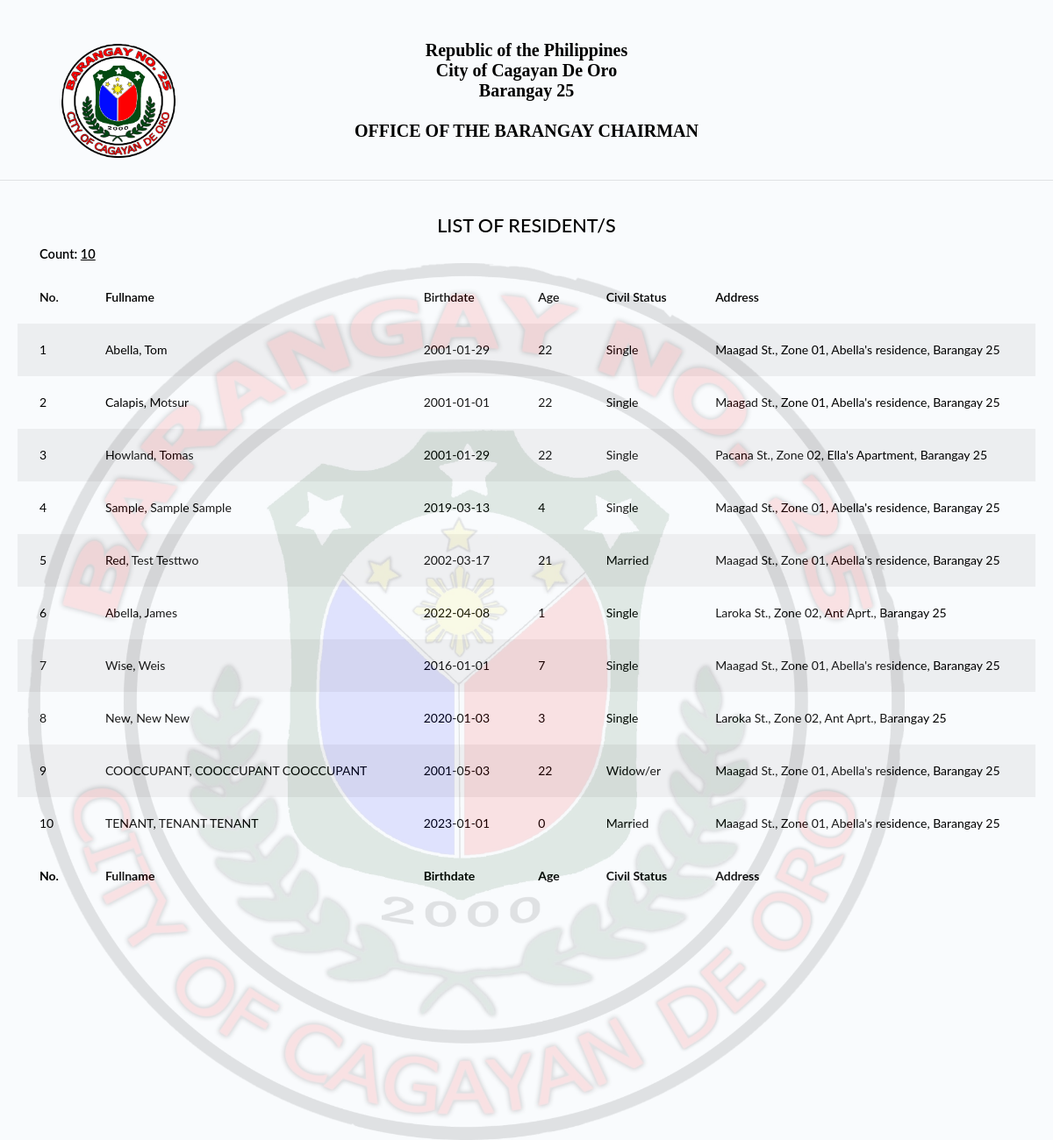
Page /generate_resident_info2.php (signed in) on the earlier database version.
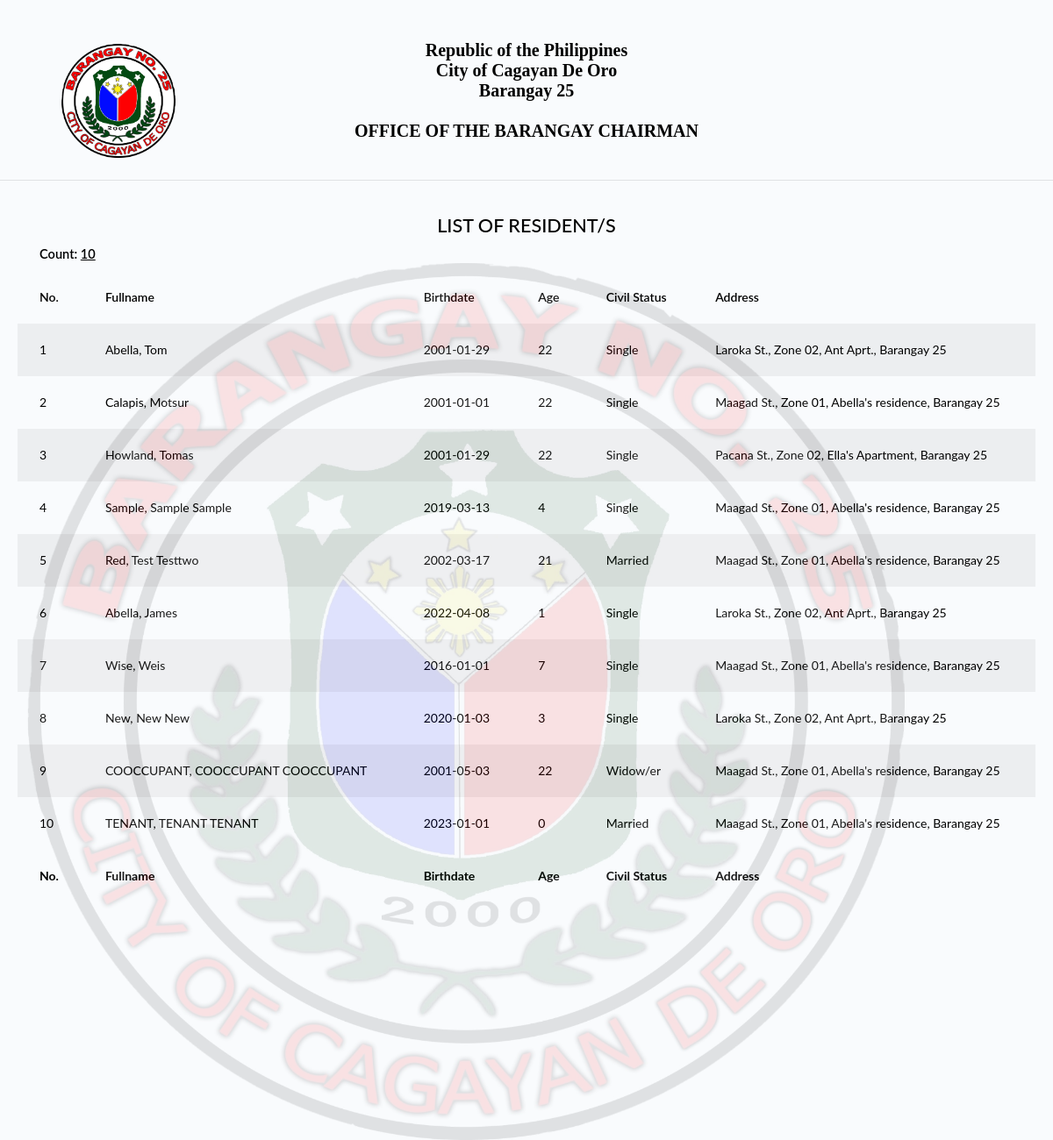
Same page on the later database version.
### tables this page shows
CREATE TABLE `tblbrgy_info` (
  `id_brgy_info` int(11) NOT NULL,
  `province` varchar(100) DEFAULT NULL,
  `town` varchar(100) DEFAULT NULL,
  `brgy_name` varchar(50) DEFAULT NULL,
  `contact_number` varchar(50) DEFAULT NULL,
  `dashboard_text` text DEFAULT NULL,
  `image` varchar(200) DEFAULT NULL,
  `city_logo` varchar(100) DEFAULT NULL,
  `brgy_logo` varchar(100) DEFAULT NULL
);

CREATE TABLE `tblresident2` (
  `id_resident` int(11) NOT NULL,
  `national_id` varchar(100) NOT NULL,
  `region` varchar(10) NOT NULL,
  `city` varchar(100) NOT NULL,
  `province` varchar(100) NOT NULL,
  `barangay` varchar(100) NOT NULL,
  `citizenship` varchar(100) NOT NULL,
  `picture` text NOT NULL,
  `firstname` varchar(100) NOT NULL,
  `middlename` varchar(100) NOT NULL,
  `lastname` varchar(100) NOT NULL,
  `ext` varchar(10) NOT NULL,
  `alias` varchar(20) NOT NULL,
  `birthplace` varchar(100) NOT NULL,
  `birthdate` date NOT NULL,
  `sex` varchar(20) NOT NULL,
  `civilstatus` varchar(20) NOT NULL,
  `residence_type` varchar(25) NOT NULL COMMENT 'new; co-occupant; tenant',
  `id_household` int(80) NOT NULL,
  `family_head` varchar(10) NOT NULL,
  `date_of_residence` date NOT NULL,
  `vstatus` varchar(10) NOT NULL,
  `identified_as` varchar(20) NOT NULL,
  `phone` varchar(100) NOT NULL,
  `email` varchar(100) NOT NULL,
  `occupation` varchar(100) NOT NULL,
  `resident_type` int(20) NOT NULL DEFAULT 1 COMMENT '1 = Alive; 0 = Deceased',
  `id_org` varchar(100) NOT NULL,
  `pwd` varchar(5) NOT NULL,
  `indigent` varchar(5) NOT NULL,
  `remarks` text NOT NULL,
  `res_updated_at` timestamp NOT NULL DEFAULT current_timestamp() ON UPDATE current_timestamp(),
  `id_user` int(11) NOT NULL
);

CREATE TABLE `tbl_household` (
  `id_household` int(11) NOT NULL,
  `household_number` int(100) NOT NULL,
  `house_no` int(100) NOT NULL COMMENT '(2.1)',
  `id_purok` varchar(50) NOT NULL,
  `household_street_name` varchar(100) NOT NULL COMMENT '(2.2)',
  `household_address` varchar(250) NOT NULL COMMENT '(2.3)',
  `household_type` varchar(250) NOT NULL
);

CREATE TABLE `tblpurok` (
  `id_purok` int(11) NOT NULL,
  `purok_name` varchar(255) DEFAULT NULL,
  `purok_details` text DEFAULT NULL
);

### model/fetch_brgy_info.php (called while the page is built, shortened)
<?php
    $query = "SELECT * FROM tblbrgy_info";
    $result = $conn->query($query);
	$row = $result->fetch_assoc();
	if($row){
		$town	     = $row['town'];
		$brgy 		 = $row['brgy_name'];
		$brgy_logo	 = $row['brgy_logo'];
	}
?>

### generate_resident_info2.php (the view, shortened to what this page needs)
<?php include 'server/server.php' ?>
<?php include 'model/fetch_brgy_info.php' ?>
<?php
$state = $_GET['state'];
if ($state == 'male') {
    $query = "SELECT * FROM tblresident2 WHERE tblresident2.sex='Male' AND tblresident2.resident_type=1";
    $result = $conn->query($query);
    $query1 = "SELECT * FROM tblresident2 WHERE sex='Male' AND resident_type=1";
    $result1 = $conn->query($query1);
    $male = $result1->num_rows;
} elseif ($state == 'female') {
    $query = "SELECT * FROM tblresident2 WHERE tblresident2.sex='Female' AND tblresident2.resident_type=1";
    $result = $conn->query($query);
    $query2 = "SELECT * FROM tblresident2 WHERE sex='Female' AND resident_type=1";
    $result2 = $conn->query($query2);
    $female = $result2->num_rows;
} elseif ($state == 'non_voters') {
    $query = "SELECT * FROM tblresident2 WHERE tblresident2.vstatus='No' AND tblresident2.resident_type=1";
    $result = $conn->query($query);
    $query4 = "SELECT * FROM tblresident2 WHERE vstatus='No' AND resident_type=1";
    $non = $conn->query($query4)->num_rows;
} elseif ($state == 'senior-citizens') {
    $query = "SELECT * FROM tblresident2 WHERE tblresident2.id_org=1";
    $result = $conn->query($query);
    $query10 = "SELECT * FROM tblresident2 WHERE id_org='1'";
    $sc = $conn->query($query10)->num_rows;
} elseif ($state == 'pwd') {
    $query = "SELECT * FROM tblresident2 WHERE tblresident2.pwd='Yes'";
    $result = $conn->query($query);
    $query11 = "SELECT * FROM tblresident2 WHERE pwd='Yes'";
    $pwd = $conn->query($query11)->num_rows;
} elseif ($state == 'deceased') {
    $query = "SELECT * FROM tblresident2 WHERE tblresident2.resident_type=0";
    $result = $conn->query($query);
    $query12 = "SELECT * FROM tblresident2 WHERE resident_type=0";
    $deceased = $conn->query($query12)->num_rows;
} elseif ($state == 'indigent') {
    $query = "SELECT * FROM tblresident2 WHERE tblresident2.indigent='Yes'";
    $result = $conn->query($query);
    $query13 = "SELECT * FROM tblresident2 WHERE indigent='Yes'";
    $indigent = $conn->query($query13)->num_rows;
} else {
    $query = "SELECT * FROM tblresident2";
    $result = $conn->query($query);
}
$resident = array();
while ($row = $result->fetch_assoc()) {
    $resident[] = $row;
}
?>
<!DOCTYPE html>
<html>
<head>
    <?php include 'templates/header.php' ?>
</head>
<body onload="window.print()">
    <div class="container">
        <div class="row" id="cont">
            <img id="brgylogo" style="width:130px; height: 130px;" src="assets/uploads/<?= $brgy_logo ?>" class="img-fluid" />
            <img id="bg-brgylogo" src="assets/uploads/<?= $brgy_logo ?>" />
            <div class="col-12 p-3 text-center" id="head">
                <p class="fw-bold" style="font-size: 20px; font-family: Book Antiqua; line-height: 23px;">Republic of the Philippines<br>City of <?= ucwords($town) ?><br><?= ucwords($brgy) ?><br><br>OFFICE OF THE BARANGAY CHAIRMAN</p>
                <br>
                <br>
            </div>
        </div>
    </div>
    <hr>
    <div class="card-body">
        <div class="container">
            <div class="row">
                <div class="col text-center">
                    <?php if ($state == 'male') : ?>
                        <h2><?= strtoupper('List of Male Resident/s') ?></h2>
                    <?php elseif ($state == 'female') : ?>
                        <h2><?= strtoupper('List of Female Resident/s') ?></h2>
                    <?php elseif ($state == 'non_voters') : ?>
                        <h2><?= strtoupper('List of Non-voter/s') ?></h2>
                    <?php elseif ($state == 'voters') : ?>
                        <h2><?= strtoupper('List of Voter/s') ?></h2>
                    <?php elseif ($state == 'senior-citizens') : ?>
                        <h2><?= strtoupper('List of Senior Citizen/s') ?></h2>
                    <?php elseif ($state == 'pwd') : ?>
                        <h2><?= strtoupper('List of Pwd') ?></h2>
                    <?php elseif ($state == 'deceased') : ?>
                        <h2><?= strtoupper('List of Deceased Resident/s') ?></h2>
                    <?php elseif ($state == 'indigent') : ?>
                        <h2><?= strtoupper('List of Indigent Resident/s') ?></h2>
                    <?php else : ?>
                        <h2><?= strtoupper('List of Resident/s') ?></h2>
                    <?php endif ?>
                </div>
            </div>
            <div class="row">
                <div class="col text-left">
                    <?php if ($state == 'male') : ?>
                        <h5 class="fw-bold">Count: <u><?= number_format($male) ?></u></h5>
                    <?php elseif ($state == 'female') : ?>
                        <h5 class="fw-bold">Count: <u><?= number_format($female) ?></u></h5>
                    <?php elseif ($state == 'non_voters') : ?>
                        <h5 class="fw-bold">Count: <u><?= number_format($non) ?></u></h5>
                    <?php elseif ($state == 'voters') : ?>
                        <h5 class="fw-bold">Count: <u><?= number_format($totalvoters) ?></u></h5>
                    <?php elseif ($state == 'senior-citizens') : ?>
                        <h5 class="fw-bold">Count: <u><?= number_format($sc) ?></u></h5>
                    <?php elseif ($state == 'pwd') : ?>
                        <h5 class="fw-bold">Count: <u><?= number_format($pwd) ?></u></h5>
                    <?php elseif ($state == 'deceased') : ?>
                        <h5 class="fw-bold">Count: <u><?= number_format($deceased) ?></u></h5>
                    <?php elseif ($state == 'indigent') : ?>
                        <h5 class="fw-bold">Count: <u><?= number_format($indigent) ?></u></h5>
                    <?php else : ?>
                        <h5 class="fw-bold">Count: <u><?= number_format(count($resident)) ?></u></h5>
                    <?php endif ?>
                </div>
            </div>
        </div>
        <div class="table-responsive">
            <table id="residenttable" class="display table table-striped">
                <thead>
                    <tr>
                        <th scope="col">No.</th>
                        <th scope="col">Fullname</th>
                        <th scope="col">Birthdate</th>
                        <th scope="col">Age</th>
                        <th scope="col">Civil Status</th>
                        <th scope="col">Address</th>
                    </tr>
                </thead>
                <tbody>
                    <?php if (!empty($resident)) : ?>
                        <?php $no = 1;
                        foreach ($resident as $row) : ?>
                            <tr>
                                <td><?= $no ?></td>
                                <td>
                                    <?= ucwords($row['lastname'] . ', ' . $row['firstname'] . ' ' . $row['middlename']) ?>
                                </td>
                                <td><?= $row['birthdate'] ?></td>
                                <?php
                                $bday = new DateTime($row['birthdate']);
                                $today = new Datetime(date('y.m.d'));
                                $diff = $bday->diff($today);
                                $final_age = $diff->y;
                                ?>
                                <td><?php echo $final_age; ?></td>
                                <td><?= ucwords($row['civilstatus']) ?></td>
                                <td>
                                    <?php
                                    $h_id = $row['id_household'];
                                    $queryHouseholdNumber = "SELECT * FROM tbl_household WHERE id_household='$h_id'";
                                    $resultHouseholdNumber = $conn->query($queryHouseholdNumber);
                                    $householdnum = $resultHouseholdNumber->fetch_assoc();
                                    $p_name = $householdnum['id_purok'];
                                    $queryPurokName = "SELECT * FROM tblpurok WHERE id_purok='$p_name'";
                                    $resultPurokName = $conn->query($queryPurokName);
                                    $pname = $resultPurokName->fetch_assoc();
                                    echo $householdnum['household_street_name'] . ', ' . $pname['purok_name'] . ', ' . $householdnum['household_address'] . ', ' . $brgy;
                                    ?>
                                </td>
                            </tr>
                        <?php $no++;
                        endforeach ?>
                    <?php endif ?>
                </tbody>
                <tfoot>
                    <tr>
                        <th scope="col">No.</th>
                        <th scope="col">Fullname</th>
                        <th scope="col">Birthdate</th>
                        <th scope="col">Age</th>
                        <th scope="col">Civil Status</th>
                        <th scope="col">Address</th>
                    </tr>
                </tfoot>
            </table>
        </div>
    </div>
    <?php include 'templates/footer.php' ?>
</body>
</html>

### templates/header.php (shortened to what this page needs)
<link rel="stylesheet" href="assets/css/bootstrap.min.css">
<link rel="stylesheet" href="assets/css/atlantis.css">
<link rel="stylesheet" href="assets/css/custom.css">

### templates/footer.php (shortened to what this page needs)
<link rel="stylesheet" href="https://ajax.googleapis.com/ajax/libs/jqueryui/1.13.2/themes/smoothness/jquery-ui.css">

### generate_resident_info2.php (style rules this page uses)
body { color: black; }
#cont { position: relative; top: 0; left: 0; }
#head { position: relative; top: 30px; left: 0; }
#brgylogo { position: absolute; top: 50px; left: 40px; }
#bg-brgylogo { position: absolute; top: 300px; left: 1px; width: 1000px; height: 1000px; opacity: 0.1; }
p { padding: 0px; margin: 0px; }

Differences in the rows shown:
changed tblresident2 "Abella, Tom": id_household.household_street_name "Maagad St." → "Laroka St."; tblpurok.purok_name "Zone 01" → "Zone 02"; id_household.household_address "Abella's residence" → "Ant Aprt."
